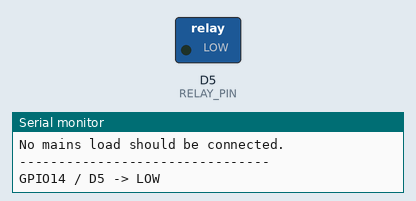
The sketch below on a simulated ESP8266 (Wemos D1 mini). Shown: switched loads named in the sketch (green lamp = pin HIGH), the last lines printed to the serial monitor.

Above: at 2.5 s.
At 5.5 s:
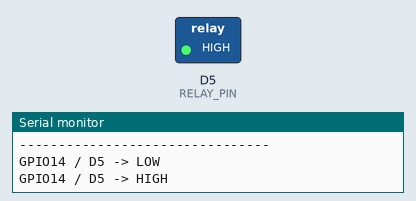
Timing chart, 0 to 8.8 s (numbered marks = the images above):
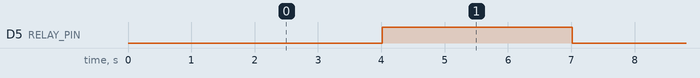

The sketch:

relay_test.ino
```cpp
/*
 * Smart Greenhouse Controller
 * Relay Trigger Test
 *
 * Board:
 *   WeMos D1 R2 V2.1.0 / ESP8266
 *
 * Relay:
 *   ACEBOTT 5V Relay Module
 *   SONGLE SRD-05VDC-SL-C
 *
 * Wiring:
 *   Relay S -> D5 / GPIO14
 *   Relay V -> 5V
 *   Relay G -> GND
 *
 * Purpose:
 *   Determine the relay trigger logic and verify
 *   reliable ON/OFF operation.
 *
 * IMPORTANT:
 *   No mains-voltage load must be connected
 *   during this test.
 */

const uint8_t RELAY_PIN = D5;

void setup()
{
  Serial.begin(115200);
  delay(1000);

  pinMode(RELAY_PIN, OUTPUT);

  Serial.println();
  Serial.println("================================");
  Serial.println(" Smart Greenhouse Controller");
  Serial.println(" Relay Trigger Test");
  Serial.println("================================");
  Serial.println();

  Serial.println("Relay test starting.");
  Serial.println("No mains load should be connected.");
  Serial.println();
}

void loop()
{
  Serial.println("--------------------------------");
  Serial.println("GPIO14 / D5 -> LOW");
  digitalWrite(RELAY_PIN, LOW);

  delay(3000);

  Serial.println("GPIO14 / D5 -> HIGH");
  digitalWrite(RELAY_PIN, HIGH);

  delay(3000);
}
```

Measured:
- by itself, D5 (RELAY_PIN): alternates HIGH for 3.0 s and LOW for 3.0 s
